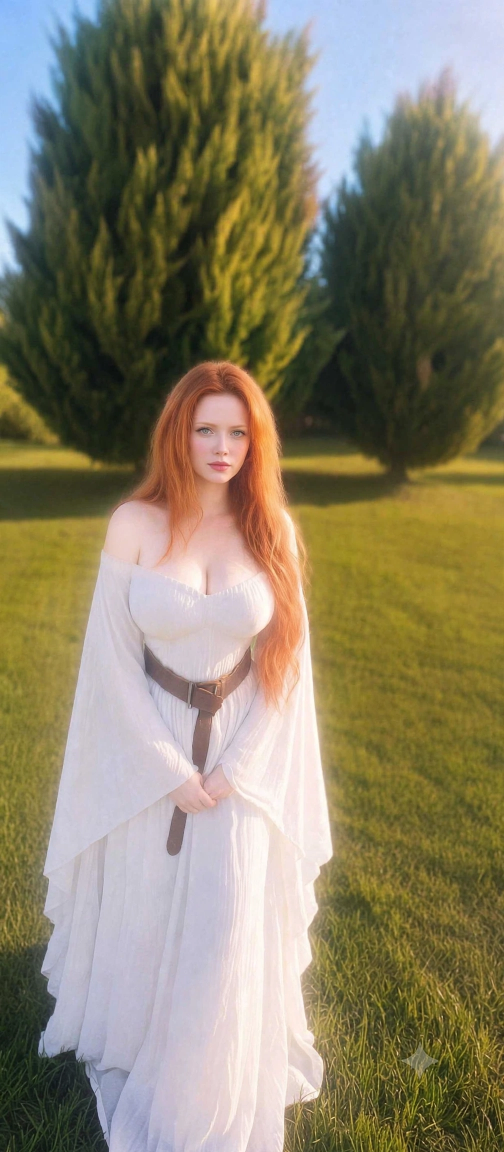
#> input picture RUBY_03.png, 1008 x 2304 px (shown at 1/2 size)
$ python -i snapchat_filters.py   (imports and definitions only)
#> lines starting #> are read from the running program, lines starting #| are printed output that depends on the picture
# tools/snapchat_filters.py
import cv2
import numpy as np
from PIL import Image, ImageDraw, ImageFilter, ImageEnhance, ImageOps

_face_cascade = cv2.CascadeClassifier(cv2.data.haarcascades + "haarcascade_frontalface_default.xml")

def detect_faces(pil_img):
    frame = cv2.cvtColor(np.array(pil_img), cv2.COLOR_RGB2BGR)
    gray = cv2.cvtColor(frame, cv2.COLOR_BGR2GRAY)
    return _face_cascade.detectMultiScale(gray, 1.1, 4)

# [153 lines left out: function apply_filter, not called in this run]

FILTERS = [
    "none",
    # Face-attached
    "dog", "cat", "bunny", "glasses", "mustache", "crown", "hearts",
    # Color / mood
    "beauty", "vintage", "neon", "glitch", "grayscale", "cool", "warm",
    "cyberpunk", "thermal",
    # Cinematic / stylized (new)
    "Nostalgia", "CINEMATIC BARS", "Shadow", "Disposable Hard",
]

>>> import cv2
>>> picture = cv2.cvtColor(cv2.imread('../RUBY_03.png'), cv2.COLOR_BGR2RGB)
>>> result = detect_faces(picture)
#> in detect_faces, frame is the input picture: shape (2304, 1008, 3); mean B, G, R 102.9, 129, 137
#> in detect_faces, `gray = cv2.cvtColor(frame, cv2.COLOR_BGR2GRAY)`:
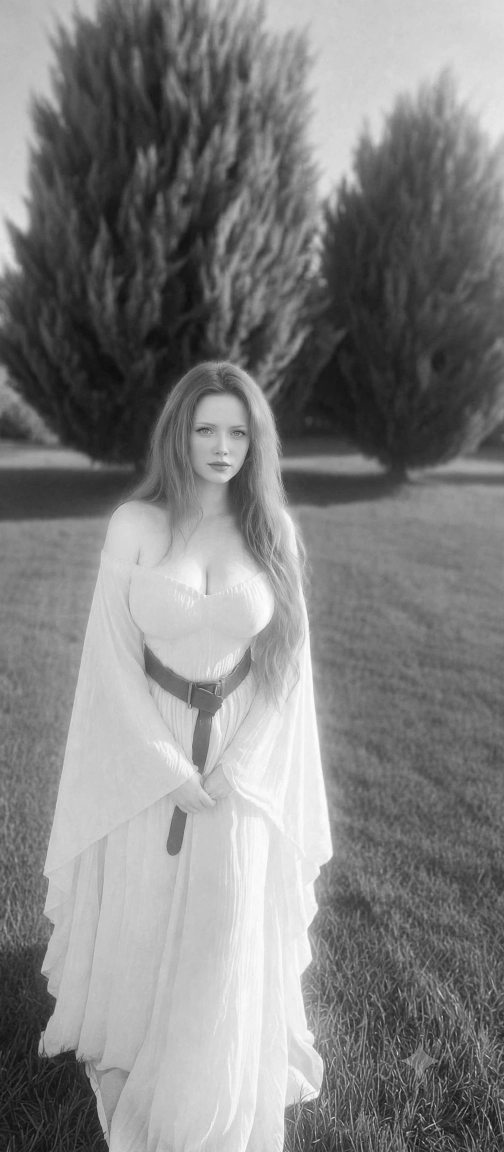
#> gray: shape (2304, 1008) (shown at 1/2 size); min 10, max 254, mean 128.4
#> result = [[167, 2118, 64, 64], [359, 804, 159, 159], [88, 1074, 714, 714]]
